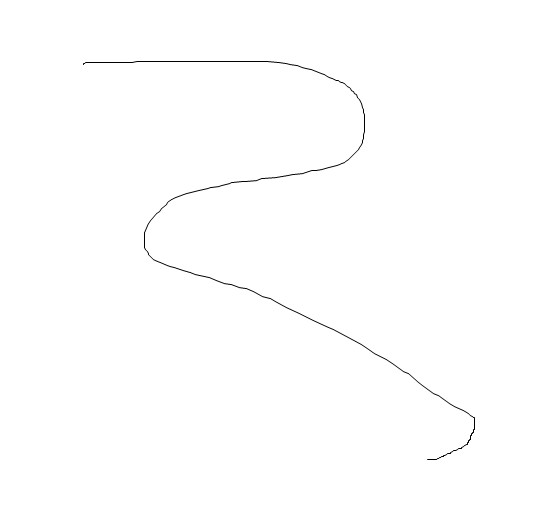
#> input picture line.png, 559 x 528 px
$ python test_pyr.py
#> lines starting #> are read from the running program, lines starting #| are printed output that depends on the picture; after the words box and inside, x2 and y2 are one past the last pixel; in counts of white or black regions, pixels touching at a corner belong together
import sys
import cv2 as cv
def main(argv):
    print("""
    Zoom In-Out demo
    ------------------
    * [i] -> Zoom [i]n
    * [o] -> Zoom [o]ut
    * [ESC] -> Close program
    """)

    filename = argv[0] if len(argv) > 0 else 'line.png'
    # Load the image
    src = cv.imread(cv.samples.findFile(filename))
#> src is the input picture: shape (528, 559, 3); min 0, max 255, mean 254.2
    src = ~src
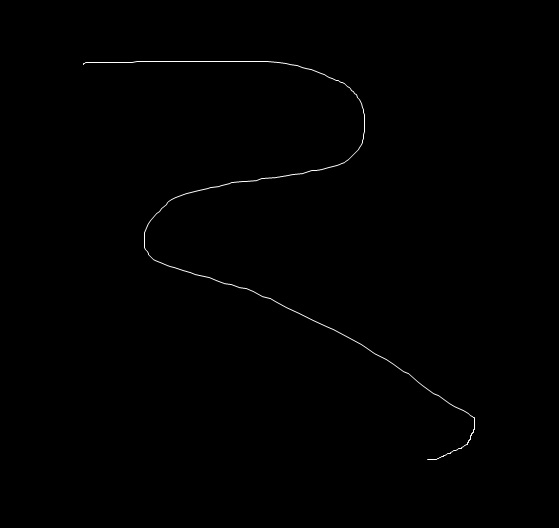
#> src: shape (528, 559, 3); min 0, max 255, mean 0.8
    # Check if image is loaded fine
    if src is None:
        print ('Error opening image!')
        print ('Usage: pyramids.py [image_name -- default ../data/chicky_512.png] \n')
        return -1

    while 1:
        rows, cols, _channels = map(int, src.shape)
#> rows = 528; cols = 559

        cv.imshow('Pyramids Demo', src)
        mask = cv.threshold(src, 1, 255, cv.THRESH_BINARY)[1]
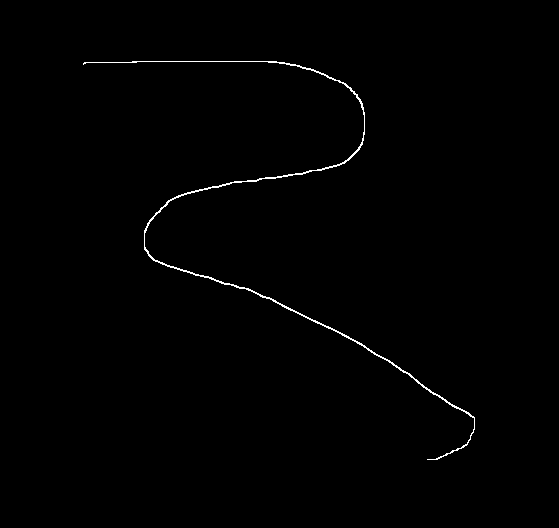
#> mask: shape (528, 559, 3); 0.6% white in thin lines or dots, all inside (x1, y1, x2, y2) = (83, 61, 475, 460)
        cv.imshow("mask", mask)
        k = cv.waitKey(0)
#> (key Esc is pressed here)
        if k == 27:
            break

        elif chr(k) == 'i':
            src = cv.pyrUp(src, dstsize=(2 * cols, 2 * rows))
            print ('** Zoom In: Image x 2')

        elif chr(k) == 'o':
            src = cv.pyrDown(src, dstsize=(cols // 2, rows // 2))
            print ('** Zoom Out: Image / 2')

    cv.destroyAllWindows()
    return 0
if __name__ == "__main__":
    main(sys.argv[1:])

$ run again, with test_kinematics.png copied over line.png
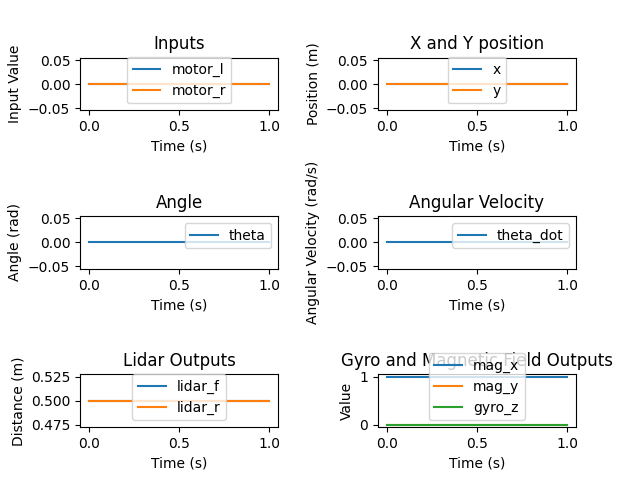
#> input picture test_kinematics.png, 640 x 480 px
#> in main, src is the input picture: shape (480, 640, 3); mean B, G, R 243.5, 243.8, 243.7
#> in main, `src = ~src`:
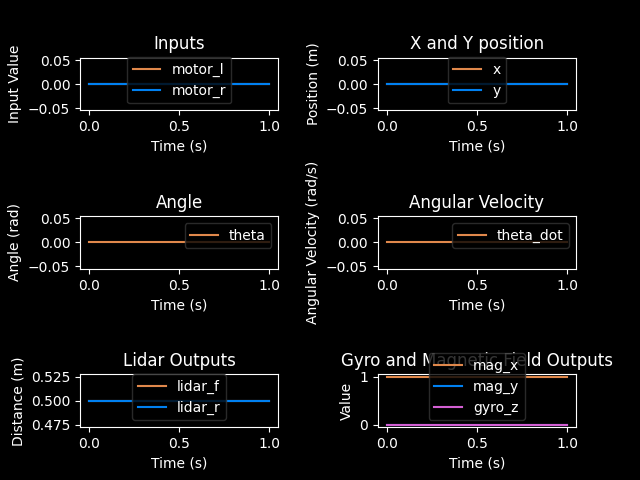
#> src: shape (480, 640, 3); mean B, G, R 11.5, 11.2, 11.3
#> in main, `mask = cv.threshold(src, 1, 255, cv.THRESH_BINARY)[1]`:
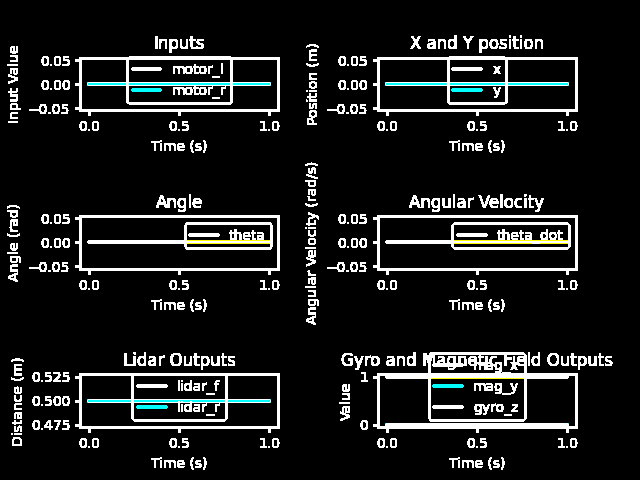
#> mask: shape (480, 640, 3); mean B, G, R 28.7, 29.1, 27.8
